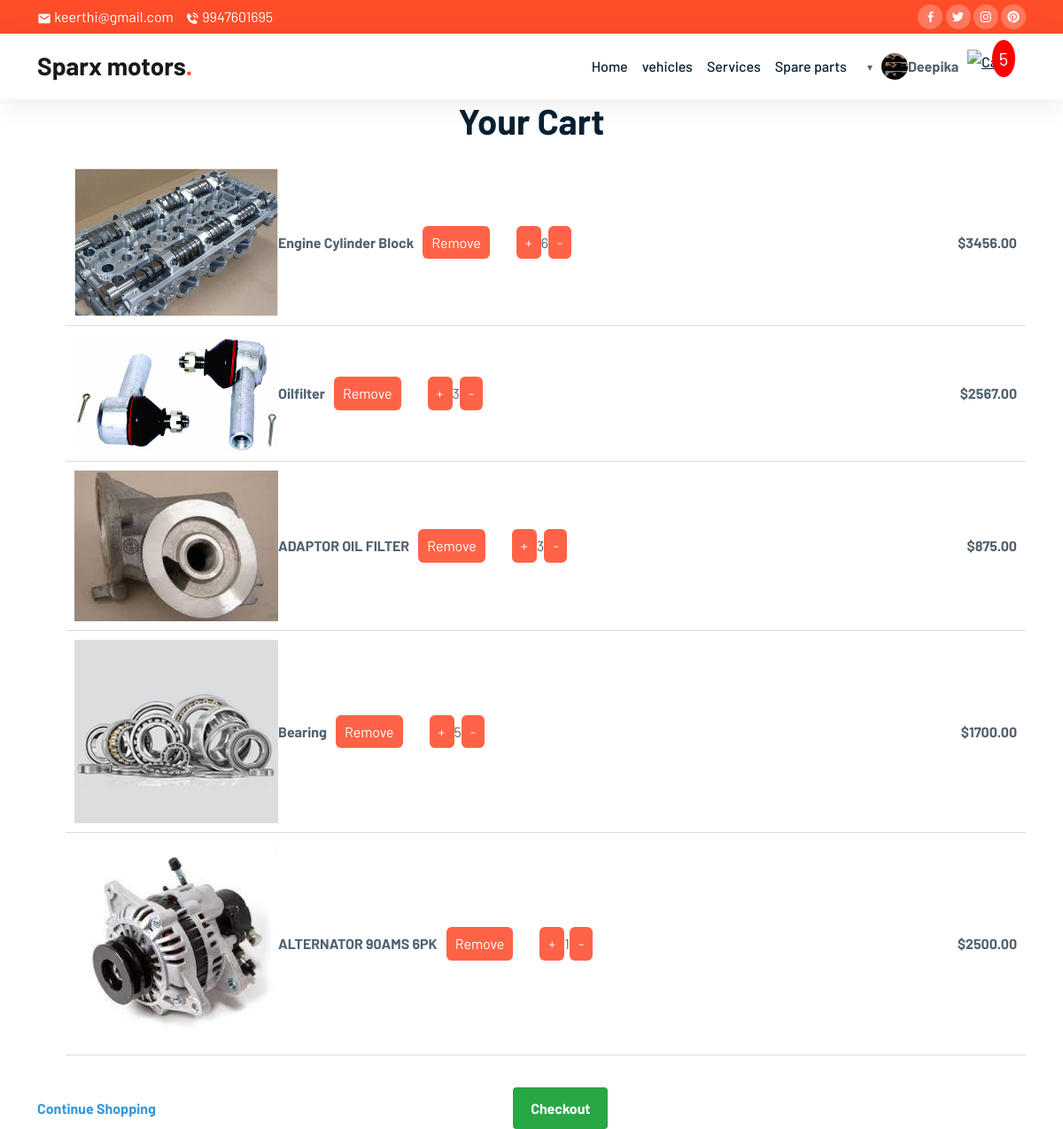
/view_cart/ (signed in), run on the app's committed database.
### partsapp/models.py (models this page shows, shortened)
class UserProfile(models.Model):
    user = models.OneToOneField(CustomUser, on_delete=models.CASCADE)
    image = models.ImageField(upload_to='profile_images/', blank=True, null=True)
    first_name = models.CharField(max_length=255, blank=True, null=True)
    last_name = models.CharField(max_length=255, blank=True, null=True)
    phone_number = models.CharField(max_length=15, blank=True, null=True)
    address = models.TextField(blank=True, null=True)
    pincode = models.CharField(max_length=10, blank=True, null=True)
    city = models.CharField(max_length=50, blank=True, null=True)
    state = models.CharField(max_length=50, blank=True, null=True)

class CustomUser(AbstractUser):
    phone_number = models.CharField(max_length=15, blank=True, null=True)
    address = models.TextField(blank=True)
    role = models.CharField(max_length=100,default="")

class CartItem1(models.Model):
    cart = models.ForeignKey('Cart', on_delete=models.CASCADE)
    product = models.ForeignKey('Parts', on_delete=models.CASCADE)
    quantity = models.PositiveIntegerField(default=1)

class Parts(models.Model):
    partsname = models.CharField(max_length=100)
    description = models.TextField()
    price = models.DecimalField(max_digits=10, decimal_places=2)
    parts_image = models.ImageField(upload_to='part_images/')
    quantity = models.PositiveIntegerField(default=0)
    categories = models.CharField(max_length=100, null=True, blank=True, default='Uncategorized')
    discount = models.DecimalField(max_digits=5, decimal_places=2, default=0.0)
    additional_details = models.TextField(blank=True, null=True)

### partsapp/views.py (the view)
# urls.py: path('view_cart/', views.view_cart, name='view_cart'),
@login_required(login_url='login')
def view_cart(request):
    user_profile = UserProfile.objects.get(user=request.user)
    cart = request.user.cart
    cart_items = CartItem1.objects.filter(cart=cart)
    return render(request, 'view_cart.html', {'cart_items': cart_items,'user_profile': user_profile,})

### templates/view_cart.html (shortened to what this page needs)
{% load static %}
<!doctype html>
<html lang="en">
<head>
    <link rel="stylesheet" href="{% static 'css/bootstrap.min.css' %}">
    <link rel="stylesheet" href="{% static 'css/owl.carousel.min.css' %}">
    <link rel="stylesheet" href="{% static 'css/owl.theme.default.min.css' %}">
    <link href='https://unpkg.com/boxicons@2.1.1/css/boxicons.min.css' rel='stylesheet'>
    <link rel="stylesheet" href="{% static 'css/style.css' %}">
    <link href="https://cdnjs.cloudflare.com/ajax/libs/font-awesome/5.15.4/css/all.min.css" rel="stylesheet">
</head>
<body data-bs-spy="scroll" data-bs-target=".navbar" data-bs-offset="70">
    <div class="top-nav" id="home">
        <div class="container">
            <div class="row justify-content-between">
                <div class="col-auto">
                    <p> <i class='bx bxs-envelope'></i> keerthi@gmail.com</p>
                    <p> <i class='bx bxs-phone-call'></i> 9947601695</p>
                </div>
                <div class="col-auto social-icons">
                    <a href="#"><i class='bx bxl-facebook'></i></a>
                    <a href="#"><i class='bx bxl-twitter'></i></a>
                    <a href="#"><i class='bx bxl-instagram'></i></a>
                    <a href="#"><i class='bx bxl-pinterest'></i></a>
                </div>
            </div>
        </div>
    </div>
    <nav class="navbar navbar-expand-lg navbar-light bg-white sticky-top">
        <div class="container">
            <a class="navbar-brand" href="#">Sparx motors<span class="dot">.</span></a>
            <div class="collapse navbar-collapse" id="navbarNav">
                <ul class="navbar-nav ms-auto">
                {% if user.is_authenticated %}
                    <li class="nav-item">
                        <a class="nav-link" href="#home">Home</a>
                    </li>
                    <li class="nav-item">
                        <a class="nav-link" href="#about">vehicles</a>
                    </li>
                    <li class="nav-item">
                        <a class="nav-link" href="{% url 'booking' %}">Services</a>
                    </li>
                    <li class="nav-item">
                        <a class="nav-link">Spare parts</a>
                    </li>
                    <li class="nav-item" style="display: flex; align-items: center;">
                        <div id="user-dropdown" class="user-profile">
                            {% if request.session.profile_image_updated %}
                                <img src="{{ user_profile.image.url }}" alt="" class="profile-image">
                            {% else %}
                                <img src="{% static 'img/img2.png' %}" alt="" class="profile-image">
                            {% endif %}
                            <strong style="font-weight: bold;">{{ user.username }}</strong>
                        </div>
                    </li>
                    {% if user.is_authenticated %}
                    <div class="cart-icon">
                    <a href="{% url 'view_cart' %}" class="view-cart-link">
                    <img src="{% static 'img/cart.png' %}" alt="Cart">
                </a>
                    {% if cart_count == 0 %}
                        <span></span>
                    {% else %}
                     <span class="cart-count">{{ cart_count }}</span>
                    {% endif %}
                </div>
                {% endif %}
                {% endif %}
                </ul>
            </div>
        </div>
    </nav>
{% load static %}
<html>
<head>
<body>
<div class="container">
    <div class="cart-header">
        <h1>Your Cart</h1>
    </div>
    <ul>
        {% for item in cart_items %}
        <li class="cart-item">
            <div class="cart-item-details">
                <div class="cart-item-image">
                    <img src="{{ item.product.parts_image.url }}" alt="{{ item.product.partsname }} Image">
                </div>
            <div class="cart-item-quantity">
                <div class="cart-item-name">{{ item.product.partsname }}</div>
                <form action="{% url 'remove_from_cart' item.product.id %}" method="post">
                    <button class="remove-from-cart-btn" type="submit">Remove</button>
                </form>
            </div>
                <form action="{% url 'increase-cart-item' item.product.id %}" method="post">
                    <button class="quantity-btn increase-quantity" type="submit">+</button>
                </form>
                <span class="item-quantity">{{ item.quantity }}</span>
                <form action="{% url 'decrease-cart-item' item.product.id %}" method="post">
                    <button class="quantity-btn decrease-quantity" type="submit">-</button>
                </form>
            </div>
            <div class="cart-item-price" data-price="{{ item.product.price }}">
                ${{ item.product.price }}
            </div>
        </li>
        {% endfor %}
    </ul>
    <a class="continue-shopping-link" href="{% url 'partsorder' %}">Continue Shopping</a>
    <a class="checkout-button" href="{% url 'checkout' %}">Checkout</a>
</div>
</body>
</html>

### static/css/style.css (style rules this page uses)
:root { --brand: #ff4d29; --dark: #092032; --body: #516171; --border: rgba(0,0,0,0.08); --shadow: 0px 6px 30px rgba(0, 0, 0, 0.08); }
body { font-family: "Barlow", sans-serif; color: var(--body); line-height: 1.7; }
h1,h2,h3,h4,h5,h6, .display-1,.display-2,.display-3,.display-4 { font-weight: 700; color: var(--dark); }
img { width: 100%; }
a { color: var(--dark); transition: all 0.4s ease; font-weight: 500; }
.top-nav { background-color: var(--brand); color: #fff; padding-top: 5px; padding-bottom: 5px; }
.top-nav p { display: inline-block; margin-bottom: 0; margin-right: 10px; }
.top-nav span, .top-nav i { vertical-align: middle; }
.navbar { box-shadow: var(--shadow); }
.social-icons a { width: 28px; height: 28px; display: inline-flex; color: #fff; background-color: rgba(255, 255, 255, 0.25); text-decoration: none; align-items: center; justify-content: center; border-radius: 100px; }
.navbar .navbar-nav .nav-link { color: var(--dark); }
.navbar-brand { font-size: 28px; font-weight: 700; }
.navbar-brand .dot { color: var(--brand); }

### data on the page
UserProfile: image (picture)
CustomUser: username "Deepika"
CartItem1: product.parts_image (picture), product.partsname "Engine Cylinder Block", quantity "6", product.price "3456.00"
CartItem1: product.parts_image (picture), product.partsname "Oilfilter", quantity "3", product.price "2567.00"
CartItem1: product.parts_image (picture), product.partsname "ADAPTOR OIL FILTER", quantity "3", product.price "875.00"
CartItem1: product.parts_image (picture), product.partsname "Bearing", quantity "5", product.price "1700.00"
CartItem1: product.parts_image (picture), product.partsname "ALTERNATOR 90AMS 6PK", quantity "1", product.price "2500.00"
